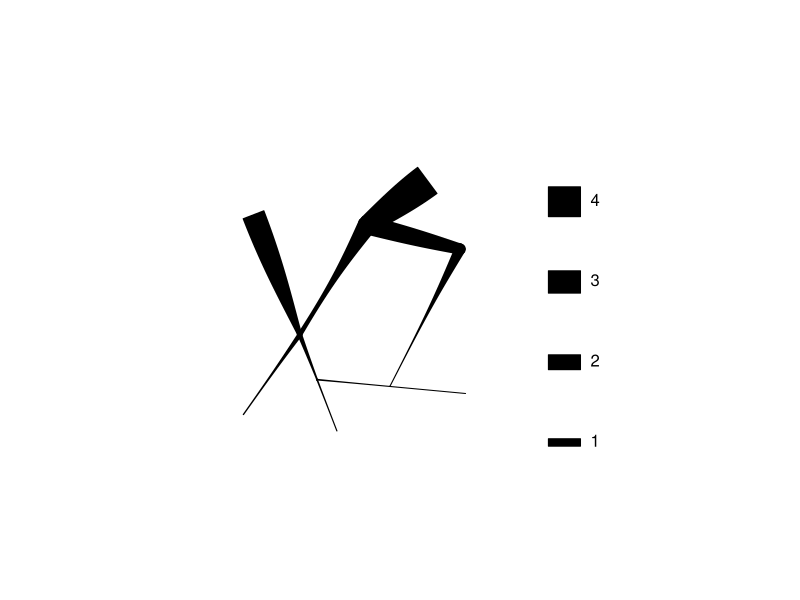

Source code (R):
library(spatstat)


### Name: density.lpp
### Title: Kernel Estimate of Intensity on a Linear Network
### Aliases: density.lpp density.splitppx
### Keywords: spatial methods smooth

### ** Examples

  X <- runiflpp(3, simplenet)
  D <- density(X, 0.2, verbose=FALSE)
  plot(D, style="w", main="", adjust=2)
  Dw <- density(X, 0.2, weights=c(1,2,-1), verbose=FALSE)
  De <- density(X, 0.2, kernel="epanechnikov", verbose=FALSE)
  Ded <- density(X, 0.2, kernel="epanechnikov", continuous=FALSE, verbose=FALSE)
